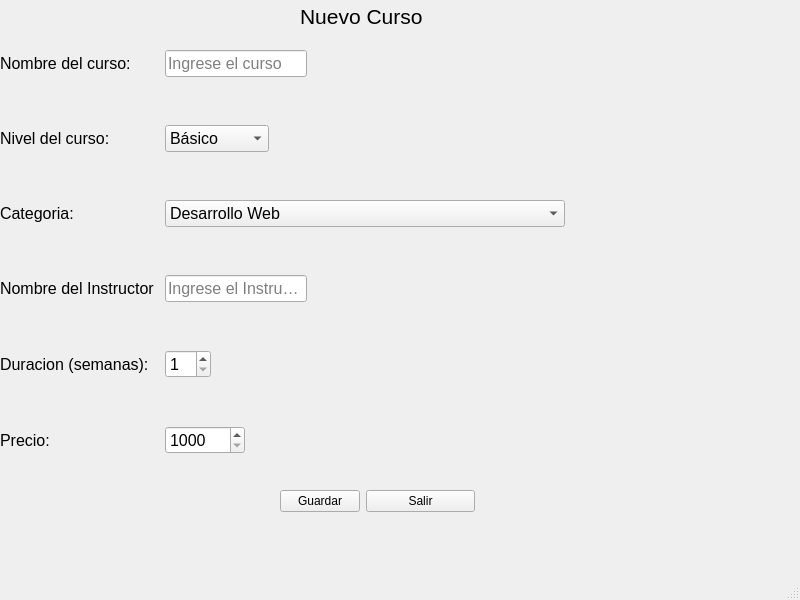
<?xml version="1.0" encoding="UTF-8"?>
<ui version="4.0">
 <class>Parcial</class>
 <widget class="QMainWindow" name="Parcial">
  <property name="geometry">
   <rect>
    <x>0</x>
    <y>0</y>
    <width>800</width>
    <height>600</height>
   </rect>
  </property>
  <property name="minimumSize">
   <size>
    <width>800</width>
    <height>600</height>
   </size>
  </property>
  <property name="maximumSize">
   <size>
    <width>800</width>
    <height>600</height>
   </size>
  </property>
  <property name="windowTitle">
   <string>Nuevo Curso</string>
  </property>
  <widget class="QWidget" name="centralwidget">
   <property name="sizePolicy">
    <sizepolicy hsizetype="Minimum" vsizetype="Minimum">
     <horstretch>0</horstretch>
     <verstretch>0</verstretch>
    </sizepolicy>
   </property>
   <property name="minimumSize">
    <size>
     <width>800</width>
     <height>549</height>
    </size>
   </property>
   <property name="maximumSize">
    <size>
     <width>800</width>
     <height>549</height>
    </size>
   </property>
   <widget class="QWidget" name="formLayoutWidget">
    <property name="geometry">
     <rect>
      <x>0</x>
      <y>50</y>
      <width>801</width>
      <height>473</height>
     </rect>
    </property>
    <layout class="QFormLayout" name="formLayout">
     <property name="fieldGrowthPolicy">
      <enum>QFormLayout::AllNonFixedFieldsGrow</enum>
     </property>
     <property name="rowWrapPolicy">
      <enum>QFormLayout::WrapLongRows</enum>
     </property>
     <property name="labelAlignment">
      <set>Qt::AlignLeading|Qt::AlignLeft|Qt::AlignVCenter</set>
     </property>
     <property name="horizontalSpacing">
      <number>10</number>
     </property>
     <property name="verticalSpacing">
      <number>48</number>
     </property>
     <item row="0" column="0">
      <widget class="QLabel" name="label">
       <property name="font">
        <font>
         <pointsize>12</pointsize>
         <weight>50</weight>
         <bold>false</bold>
        </font>
       </property>
       <property name="text">
        <string>Nombre del curso:</string>
       </property>
      </widget>
     </item>
     <item row="0" column="1">
      <widget class="QLineEdit" name="line_Nombre_Curso">
       <property name="sizePolicy">
        <sizepolicy hsizetype="Fixed" vsizetype="Fixed">
         <horstretch>0</horstretch>
         <verstretch>0</verstretch>
        </sizepolicy>
       </property>
       <property name="font">
        <font>
         <pointsize>12</pointsize>
        </font>
       </property>
       <property name="maxLength">
        <number>75</number>
       </property>
       <property name="placeholderText">
        <string>Ingrese el curso</string>
       </property>
      </widget>
     </item>
     <item row="1" column="0">
      <widget class="QLabel" name="label_2">
       <property name="font">
        <font>
         <pointsize>12</pointsize>
         <weight>50</weight>
         <bold>false</bold>
        </font>
       </property>
       <property name="text">
        <string>Nivel del curso:</string>
       </property>
      </widget>
     </item>
     <item row="1" column="1">
      <widget class="QComboBox" name="cmbo_Nivel_Curso">
       <property name="sizePolicy">
        <sizepolicy hsizetype="Fixed" vsizetype="Fixed">
         <horstretch>0</horstretch>
         <verstretch>0</verstretch>
        </sizepolicy>
       </property>
       <property name="font">
        <font>
         <pointsize>12</pointsize>
        </font>
       </property>
       <item>
        <property name="text">
         <string>Básico</string>
        </property>
       </item>
       <item>
        <property name="text">
         <string>Intermedio</string>
        </property>
       </item>
       <item>
        <property name="text">
         <string>Avanzado</string>
        </property>
       </item>
      </widget>
     </item>
     <item row="2" column="0">
      <widget class="QLabel" name="label_3">
       <property name="font">
        <font>
         <pointsize>12</pointsize>
         <weight>50</weight>
         <bold>false</bold>
        </font>
       </property>
       <property name="text">
        <string>Categoria:</string>
       </property>
      </widget>
     </item>
     <item row="2" column="1">
      <widget class="QComboBox" name="cmbo_Categoria">
       <property name="sizePolicy">
        <sizepolicy hsizetype="Maximum" vsizetype="Fixed">
         <horstretch>0</horstretch>
         <verstretch>0</verstretch>
        </sizepolicy>
       </property>
       <property name="maximumSize">
        <size>
         <width>400</width>
         <height>99999</height>
        </size>
       </property>
       <property name="font">
        <font>
         <pointsize>12</pointsize>
        </font>
       </property>
       <item>
        <property name="text">
         <string>Desarrollo Web</string>
        </property>
       </item>
       <item>
        <property name="text">
         <string>Desarrollo de Aplicaciones moviles</string>
        </property>
       </item>
       <item>
        <property name="text">
         <string>Desarrollo de Aplicaciones de Escritorio</string>
        </property>
       </item>
       <item>
        <property name="text">
         <string>Base de Datos</string>
        </property>
       </item>
       <item>
        <property name="text">
         <string>API</string>
        </property>
       </item>
       <item>
        <property name="text">
         <string>Inteligencia Artificial</string>
        </property>
       </item>
      </widget>
     </item>
     <item row="3" column="0">
      <widget class="QLabel" name="label_4">
       <property name="font">
        <font>
         <pointsize>12</pointsize>
         <weight>50</weight>
         <bold>false</bold>
        </font>
       </property>
       <property name="text">
        <string>Nombre del Instructor</string>
       </property>
      </widget>
     </item>
     <item row="3" column="1">
      <widget class="QLineEdit" name="line_Instructor">
       <property name="sizePolicy">
        <sizepolicy hsizetype="Fixed" vsizetype="Fixed">
         <horstretch>0</horstretch>
         <verstretch>0</verstretch>
        </sizepolicy>
       </property>
       <property name="font">
        <font>
         <pointsize>12</pointsize>
        </font>
       </property>
       <property name="maxLength">
        <number>100</number>
       </property>
       <property name="placeholderText">
        <string>Ingrese el Instructor</string>
       </property>
       <property name="clearButtonEnabled">
        <bool>false</bool>
       </property>
      </widget>
     </item>
     <item row="4" column="0">
      <widget class="QLabel" name="label_5">
       <property name="font">
        <font>
         <pointsize>12</pointsize>
         <weight>50</weight>
         <bold>false</bold>
        </font>
       </property>
       <property name="text">
        <string>Duracion (semanas):</string>
       </property>
      </widget>
     </item>
     <item row="4" column="1">
      <widget class="QSpinBox" name="spn_Duracion">
       <property name="sizePolicy">
        <sizepolicy hsizetype="Fixed" vsizetype="Fixed">
         <horstretch>0</horstretch>
         <verstretch>0</verstretch>
        </sizepolicy>
       </property>
       <property name="font">
        <font>
         <pointsize>12</pointsize>
        </font>
       </property>
       <property name="minimum">
        <number>1</number>
       </property>
       <property name="maximum">
        <number>40</number>
       </property>
      </widget>
     </item>
     <item row="5" column="0">
      <widget class="QLabel" name="label_6">
       <property name="font">
        <font>
         <pointsize>12</pointsize>
         <weight>50</weight>
         <bold>false</bold>
        </font>
       </property>
       <property name="text">
        <string>Precio:</string>
       </property>
      </widget>
     </item>
     <item row="5" column="1">
      <widget class="QSpinBox" name="spn_Precio">
       <property name="sizePolicy">
        <sizepolicy hsizetype="Expanding" vsizetype="Fixed">
         <horstretch>0</horstretch>
         <verstretch>0</verstretch>
        </sizepolicy>
       </property>
       <property name="maximumSize">
        <size>
         <width>80</width>
         <height>16777215</height>
        </size>
       </property>
       <property name="font">
        <font>
         <pointsize>12</pointsize>
        </font>
       </property>
       <property name="minimum">
        <number>1000</number>
       </property>
       <property name="maximum">
        <number>500000</number>
       </property>
      </widget>
     </item>
    </layout>
   </widget>
   <widget class="QWidget" name="formLayoutWidget_2">
    <property name="geometry">
     <rect>
      <x>280</x>
      <y>490</y>
      <width>195</width>
      <height>30</height>
     </rect>
    </property>
    <layout class="QFormLayout" name="formLayout_2">
     <item row="0" column="1">
      <widget class="QPushButton" name="btn_Salir">
       <property name="text">
        <string>Salir</string>
       </property>
      </widget>
     </item>
     <item row="0" column="0">
      <widget class="QPushButton" name="btn_Guardar">
       <property name="text">
        <string>Guardar</string>
       </property>
      </widget>
     </item>
    </layout>
   </widget>
   <widget class="QLabel" name="label_7">
    <property name="geometry">
     <rect>
      <x>300</x>
      <y>0</y>
      <width>151</width>
      <height>33</height>
     </rect>
    </property>
    <property name="sizePolicy">
     <sizepolicy hsizetype="Fixed" vsizetype="Preferred">
      <horstretch>0</horstretch>
      <verstretch>0</verstretch>
     </sizepolicy>
    </property>
    <property name="font">
     <font>
      <pointsize>16</pointsize>
     </font>
    </property>
    <property name="text">
     <string>Nuevo Curso</string>
    </property>
   </widget>
  </widget>
  <widget class="QMenuBar" name="menubar">
   <property name="geometry">
    <rect>
     <x>0</x>
     <y>0</y>
     <width>800</width>
     <height>26</height>
    </rect>
   </property>
  </widget>
  <widget class="QStatusBar" name="statusbar"/>
 </widget>
 <resources/>
 <connections>
  <connection>
   <sender>btn_Salir</sender>
   <signal>clicked(bool)</signal>
   <receiver>Parcial</receiver>
   <slot>close()</slot>
   <hints>
    <hint type="sourcelabel">
     <x>452</x>
     <y>518</y>
    </hint>
    <hint type="destinationlabel">
     <x>402</x>
     <y>-14</y>
    </hint>
   </hints>
  </connection>
 </connections>
</ui>
